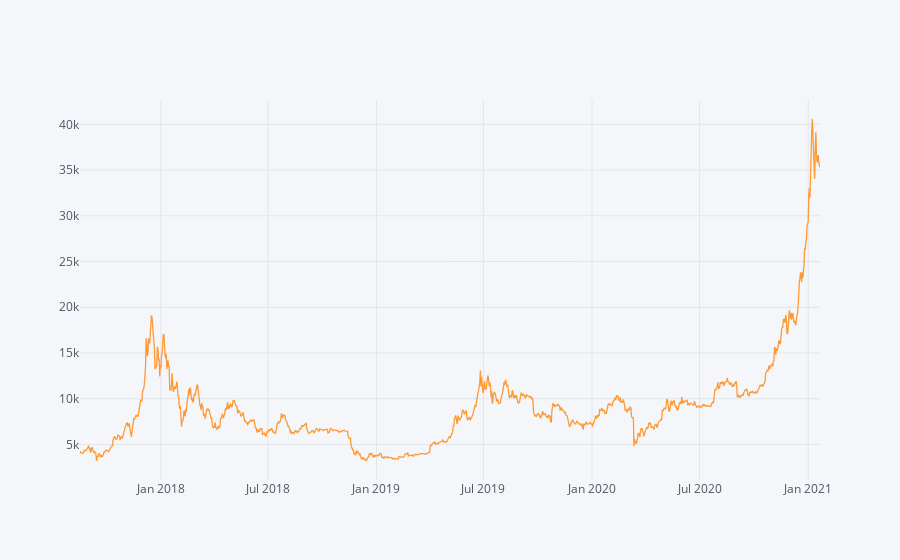

Write notebook code for a chart like this one.
### Markdown cell above
Information from visualising the daily prices using this method is clearly higher than a more traditional line graph as shown below. Here we can select only the closing price, otherwise for all prices a multi series chart which does little to allay confusion.

### Code cell
df_BTC_close_daily = pd.DataFrame(df_olhc['close'])
plyo.iplot(
    df_BTC_close_daily.iplot(asFigure=True)
)

### Figure 1 — Plotly figure (JSON) as saved in the notebook; plotly's stock layout.template omitted (floating-point values rounded to 4 significant figures; data arrays with more than 128 entries replaced by an {"elided": "..."} marker saying what was removed)
{"data": [{"line": {"color": "rgba(255, 153, 51, 1.0)", "dash": "solid", "shape": "linear", "width": 1.3}, "mode": "lines", "name": "close", "text": "", "type": "scatter", "x": {"elided": "1255 str values"}, "y": {"elided": "1255 float values"}}], "layout": {"legend": {"bgcolor": "#F5F6F9", "font": {"color": "#4D5663"}}, "paper_bgcolor": "#F5F6F9", "plot_bgcolor": "#F5F6F9", "title": {"font": {"color": "#4D5663"}}, "xaxis": {"gridcolor": "#E1E5ED", "showgrid": true, "tickfont": {"color": "#4D5663"}, "title": {"font": {"color": "#4D5663"}, "text": ""}, "zerolinecolor": "#E1E5ED"}, "yaxis": {"gridcolor": "#E1E5ED", "showgrid": true, "tickfont": {"color": "#4D5663"}, "title": {"font": {"color": "#4D5663"}, "text": ""}, "zerolinecolor": "#E1E5ED"}}}
